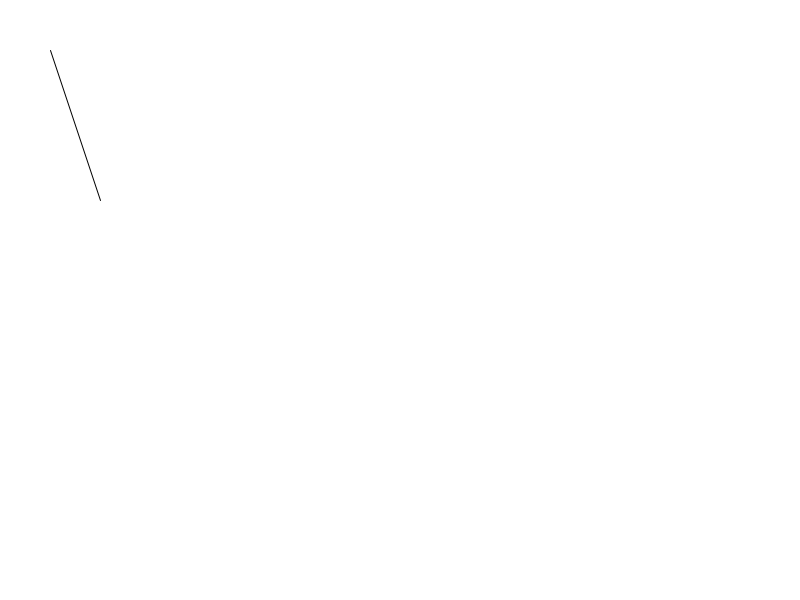
Frame 1 (no input)
Frame 60 (the mouse pressed at the canvas centre just before this capture): identical to frame 1, image omitted
Frame 120 (the mouse held since frame 60 and released just before this capture): identical to frame 1, image omitted

The Processing sketch that drew this single still picture (run headless with seeded random() and noise(); from frame 60 on, the mouse is pressed at the canvas centre):

// Processing sketch: Line
// ── Line.pde
// CTRL+SHIFT+B for run with tasks in Visual Studio Code

PVector p1;
PVector p2;
int P1 = 0;
int P2 = 1;

int selected;

void setup() {
    size(800,600);
    
    p1 = new PVector(50, 50);
    p2 = new PVector(100, 200);
    
    this.selected = -1;
}

void line(PVector p1, PVector p2) {
    line(p1.x, p1.y, p2.x, p2.y);
}

void circle(PVector p, float diameter) {
    circle(p.x, p.y, diameter);
}

void draw() {
    background(255);
    line(p1, p2);
    
    PVector mouse = new PVector(mouseX, mouseY);
    
    if (selected == P1) {
        cursor(MOVE);
        p1 = mouse;
    } else if (selected == P2) {
        cursor(MOVE);
        p2 = mouse;
    } else if (selected == -1) {
        cursor(ARROW);
    }
    
    if (PVector.dist(p1, mouse) <= 10 && selected == -1) {
        circle(p1, 10);
        cursor(HAND);
    } else if (PVector.dist(p2, mouse) <= 10 && selected == -1) {
        circle(p2, 10);
        cursor(HAND);
    }
}

void mouseClicked() {
    PVector mouse = new PVector(mouseX, mouseY);
    
    if (PVector.dist(p1, mouse) <= 10) {
        selected = (selected == P1) ? - 1 : P1;
    } else if (PVector.dist(p2, mouse) <= 10) {
        selected = (selected == P2) ? - 1 : P2;
    }
}
